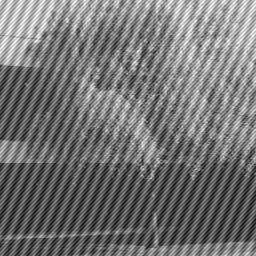
#> input picture arbol.png, 256 x 256 px
$ python Fourier2D.py
#> lines starting #> are read from the running program, lines starting #| are printed output that depends on the picture
import numpy as np
import matplotlib.pyplot as plt
from scipy import fftpack
from matplotlib.colors import NoNorm
from matplotlib.colors import LogNorm

# 1 Almaceno la imagen en un arreglo de numpy usando imread

arbol= plt.imread("arbol.png")
#> arbol is the input picture: shape (256, 256) float32; min 0.0471, max 1, mean 0.456
arbolf= fftpack.fft2(arbol)
arbolf2= np.fft.fftshift(arbolf)

#2 Realizo la transformada de fourier de los datos, y habia decidido no obtener frecuencias ni centrar el ruido porque pienso realizar el filtro con las amplitudes, pero tras la clase del martes, la profe nos dijo que era mejor usar este metodo.

plt.figure()
plt.imshow(np.abs(arbolf2),cmap="gray")#, norm=NoNorm())
plt.colorbar()
plt.savefig("EstupinanAndres_FT2D.pdf")
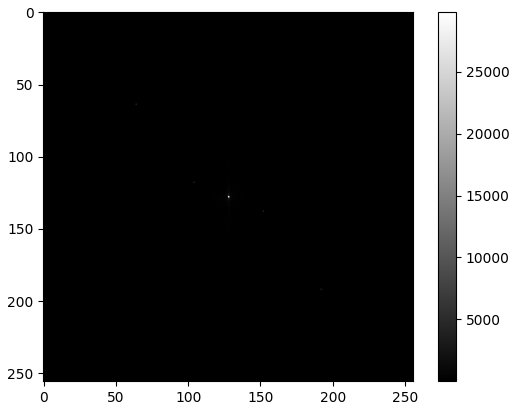
#> figure drawn by matplotlib, 2 panels


#3 Despues de mucha prueba y error encuentro que el error se encuentra en estos rangos por lo que decido realizar el filtro de esta manera. Si decidiera poner unicamente mayor a 4100 se perderia informacion de la imagen, y quedaria con menos color. Esto es porque hay un pico mayor a 4100 que no es el del ruido que lleva informacion de la imagen.


for x in range(len(arbolf[:,1])):
	for y in range(len(arbolf[1,:])):
		if(np.abs(arbolf[x,y])>4100 and np.abs(arbolf[x,y])<9100):
			arbolf[x,y]=0

arbolf2= np.fft.fftshift(arbolf)


#uso LogNorm para mostrar la transformada filtrada

plt.figure()
plt.imshow(np.abs(arbolf2), cmap="gray", norm=LogNorm(vmin=4))#, norm=NoNorm())
plt.colorbar()
plt.savefig("EstupinanAndres_FT2D_filtrada.pdf")
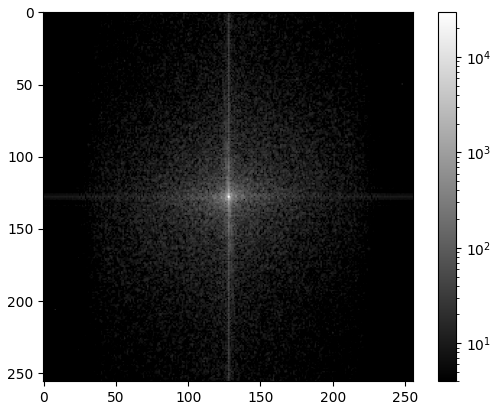
#> figure drawn by matplotlib, 2 panels

#4 Realizo la transformada inversa de fourier, y muestro la imagen resultante.

arbol2=fftpack.ifft2(arbolf).real
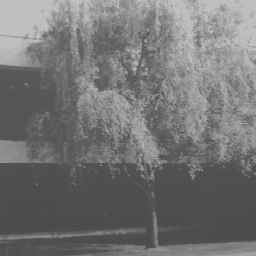
#> arbol2: shape (256, 256) float32; min 0.288, max 0.75, mean 0.456
plt.figure()
plt.imshow(arbol2,cmap="gray")
plt.savefig("EstupinanAndres_Imagen_filtrada.pdf")
